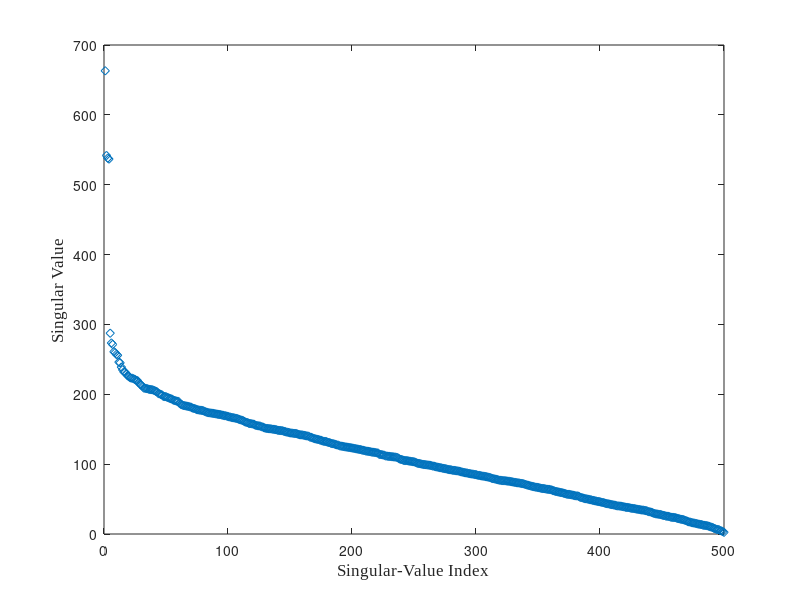

The MATLAB source for this figure: (Note: this script raises an error after producing the figure.)
%----------------------------------------------------------------------------------------------------
% "If you want to find the secrets of the universe, think in terms of energy, frequency & vibration."
%                                                            — Nikola Tesla
%----------------------------------------------------------------------------------------------------
% *[Overview]
%  This script evaluates the robustness of the SRSA  with respect to the specified K_guess value. 
%  The same complex-valued time series is analyzed using several K_guess values, and the resulting
%  diagnostic cross-sections at Q_L = 1 and L = N are compared in Figure (2).
%
% *[Caption for Figures]
%  Figure (1): Singular-value spectrum of the Hankel matrix constructed from the simulated time series
%
%  Figure (2):
%      Panel (a): diagnostic cross-sections with K_guess = 2.
%      Panel (b): diagnostic cross-sections with K_guess = 7.
%      Panel (c): diagnostic cross-sections with K_guess = 10.
%      Panel (d): diagnostic cross-sections with K_guess = 50.
%      Panel (e): diagnostic cross-sections with K_guess = 100.
%      Panel (f): diagnostic cross-sections with K_guess = 200.
%
%  Figure (3):
%      Panel (a): Normalized bilateral Fourier amplitude spectrum.
%      Panel (b): Full 2-D SRSA coherence response computed using K_true = 4, corresponding to the
%                 known number of complex exponential components in the simulated signal.
%
% *[Computational Environment]
%  The calculations were performed using MATLAB R2024b Update 3 on a workstation equipped with an
%  Intel Core i9-14900K processor (24 cores and 32 threads), 128 GB of RAM, and an NVIDIA GeForce
%  RTX 4090 D GPU with 24 GB of memory. The process-based parallel pool used eight workers. The
%  present implementation does not invoke GPU computing; therefore, the GPU did not contribute to
%  the reported runtimes.
%
% *[Representative Runtime]
%  The total wall-clock time for this demo was less than 1 minute on the stated workstation,
%  including numerical computation, parallel-pool initialization, and figure generation.
%----------------------------------------------------------------------------------------------------
% Author       :   Zhifeng Chen
% E-mail       :   zfchen@whu.edu.cn
% Created      :   2026-01-20
% Last updated :   2026-06-14
% Last updated :   2026-10-10
%====================================================================================================

%% Complex-valued sequences are used to display bilateral positive- and negative-frequency spectra.
clc;
clear;
close all

rng(20260025,'twister');                 % Fixed random seed for reproducibility

DeltaT = 1;                              % Sampling interval (s)
N      = 1000;                           % Total number of samples
time   = (0:N-1)*DeltaT;                 % Time (s)

% Each component has unit amplitude.
% The real and imaginary parts of the noise both have a standard deviation of 4.
yn = exp(1i*2*pi* 0.02*time) + ...
     exp(1i*2*pi*-0.05*time) + ...
     exp(1i*2*pi* 0.10*time) + ...
     exp(1i*2*pi*-0.45*time) + ...
     4*randn(1,N) + 1i*4*randn(1,N);

%% Singular-value spectrum
P = fix(N/2);                            % Number of Hankel columns
Q = N-P+1;                               % Number of Hankel rows

H = zeros(Q,P);                          % Initialize the Hankel matrix

for ii = 0:Q-1
    H(ii+1,:) = yn(ii+1:ii+P);           % Construct the Hankel matrix
end

singularV  = svd(H,'econ');              % Singular values in descending order
singularSN = (1:numel(singularV)).';      % Singular-value indices

%% Figure (1): singular-value spectrum
fig1 = figure(1);
clf(fig1);

plot(singularSN,singularV,'d');

xlabel('Singular-Value Index','FontName','Times New Roman','FontSize',12);

ylabel('Singular Value','FontName','Times New Roman','FontSize',12);

%% Fourier spectrum
Nfft = 3*N;
win  = hann(N);

% Bilateral frequency vector
FFTf = (-Nfft/2:Nfft/2-1).'/(Nfft*DeltaT);

% The coherent gain of the Hann window is corrected using sum(win).
FFTp = abs(fftshift(fft(yn(:).*win,Nfft)))/sum(win);

% Min-max normalization for comparison with the normalized SRSA spectrum
NormFFTp = (FFTp-min(FFTp))/(max(FFTp)-min(FFTp));

%% SRSA spectra
tic;
R  = 1;                                 % Frequency-grid oversampling factor
f0 = (0:R*N-1)/(DeltaT*N*R);

% Keep the input frequency grid unchanged for all SRSA calculations.
SRSbins = f0-f0(fix(R*N/2)+1);

K_guess1 = 2;
[SRSf,LVec1,SRSp1] = DoSRSA(yn,DeltaT,SRSbins,K_guess1,'AlgorithmMode','svd');

K_guess2 = 7;
[~,LVec2,SRSp2] = DoSRSA(yn,DeltaT,SRSbins,K_guess2,'AlgorithmMode','svd');

K_guess3 = 10;
[~,LVec3,SRSp3] = DoSRSA(yn,DeltaT,SRSbins,K_guess3,'AlgorithmMode','svd');

K_guess4 = 50;
[~,LVec4,SRSp4] = DoSRSA(yn,DeltaT,SRSbins,K_guess4,'AlgorithmMode','svd');

K_guess5 = 100;
[~,LVec5,SRSp5] = DoSRSA(yn,DeltaT,SRSbins,K_guess5,'AlgorithmMode','svd');

K_guess6 = 200;
[~,LVec6,SRSp6] = DoSRSA(yn,DeltaT,SRSbins,K_guess6,'AlgorithmMode','svd');

K_true = 4;
[~,Q_LVecTrue,SRSpTrue] = DoSRSA(yn,DeltaT,SRSbins,K_true,'AlgorithmMode','svd');
toc;
%%
fig2 = figure(2);clf(fig2);

set(fig2, ...
    'Units','centimeters', ...
    'Position',[3,3,24,18], ...
    'Color','w');

tiledlayout(fig2,6,1, ...
    'TileSpacing','compact', ...  
    'Padding','compact'); 

% subplot(a)
nexttile
plot(SRSf,SRSp1(1,:),'k-','LineWidth',1);
text(0.01,0.80,'(a)', ...
    'Units','normalized', ...
    'FontWeight','bold', ...
    'FontSize',10);
text(0.16,0.80, ...
    sprintf(['Diagnostic cross-section: ','$Q_L=1$, $L=N=1000$, $K_{guess}=%d$'],2), ...
    'Interpreter','latex', ...
    'Units','normalized', ...
    'FontSize',12, ...
    'FontWeight','bold');

% subplot(b)
nexttile
plot(SRSf,SRSp2(1,:),'k-','LineWidth',1);
text(0.01,0.80,'(b)', ...
    'Units','normalized', ...
    'FontWeight','bold', ...
    'FontSize',10);
text(0.16,0.80, ...
    sprintf(['Diagnostic cross-section: ','$Q_L=1$, $L=N=1000$, $K_{guess}=%d$'],7), ...
    'Interpreter','latex', ...
    'Units','normalized', ...
    'FontSize',12, ...
    'FontWeight','bold');

% subplot(c)
nexttile
plot(SRSf,SRSp3(1,:),'k-','LineWidth',1);
ylabel('Normalized Amplitude','FontName','Times New Roman','FontSize',12);
text(0.01,0.80,'(c)', ...
    'Units','normalized', ...
    'FontWeight','bold', ...
    'FontSize',10);
text(0.16,0.80, ...
    sprintf(['Diagnostic cross-section: ','$Q_L=1$, $L=N=1000$, $K_{guess}=%d$'],10), ...
    'Interpreter','latex', ...
    'Units','normalized', ...
    'FontSize',12, ...
    'FontWeight','bold');

% subplot(d)
nexttile
plot(SRSf,SRSp4(1,:),'k-','LineWidth',1);
text(0.01,0.80,'(d)', ...
    'Units','normalized', ...
    'FontWeight','bold', ...
    'FontSize',10);
text(0.16,0.80, ...
    sprintf(['Diagnostic cross-section: ','$Q_L=1$, $L=N=1000$, $K_{guess}=%d$'],50), ...
    'Interpreter','latex', ...
    'Units','normalized', ...
    'FontSize',12, ...
    'FontWeight','bold');

% subplot(e)
nexttile
plot(SRSf,SRSp5(1,:),'k-','LineWidth',1);
text(0.01,0.80,'(e)', ...
    'Units','normalized', ...
    'FontWeight','bold', ...
    'FontSize',10);
text(0.16,0.80, ...
    sprintf(['Diagnostic cross-section: ','$Q_L=1$, $L=N=1000$, $K_{guess}=%d$'],100), ...
    'Interpreter','latex', ...
    'Units','normalized', ...
    'FontSize',12, ...
    'FontWeight','bold');

% subplot(f)
nexttile
plot(SRSf,SRSp6(1,:),'k-','LineWidth',1);
xlabel('Frequency (Hz)','FontName','Times New Roman','FontSize',12)
text(0.01,0.80,'(f)', ...
    'Units','normalized', ...
    'FontWeight','bold', ...
    'FontSize',10);
text(0.16,0.80, ...
    sprintf(['Diagnostic cross-section: ','$Q_L=1$, $L=N=1000$, $K_{guess}=%d$'],200), ...
    'Interpreter','latex', ...
    'Units','normalized', ...
    'FontSize',12, ...
    'FontWeight','bold');

%% Figure (3)

fig3 = figure(3);clf(fig3);

set(fig3, ...
    'Units','centimeters', ...
    'Position',[3,3,36,12], ...
    'Color','w');

tiledlayout(fig3,1,2, ...
    'TileSpacing','compact', ...  
    'Padding','compact'); 

% subplot(a): normalized Fourier spectrum
nexttile;
plot(FFTf,NormFFTp,'k-','LineWidth',1);
ylim([0,1.2]);
xlabel('Frequency (Hz)','FontName','Times New Roman','FontSize',12);
ylabel('Normalized Amplitude','FontName','Times New Roman','FontSize',12);

text(0.04,0.90,'(a)', ...
    'Units','normalized', ...
    'FontName','Times New Roman', ...
    'FontWeight','bold', ...
    'FontSize',12);

xline([-0.45,-0.05,0.02,0.10],'r--');

legend('Fourier Spectrum', ...
    'Box','off', ...
    'FontName','Times New Roman', ...
    'FontSize',12);

% subplot(b): full 2D SRSA spectrum
nexttile;

pcolor(SRSf,Q_LVecTrue(:,2),SRSpTrue);
shading('interp');
colormap('pink');

xlabel('Frequency (Hz)','FontName','Times New Roman','FontSize',12);

ylabel('Subwindows $Q_L$','Interpreter','latex','FontName','Times New Roman','FontSize',12);

text(0.04,0.90,'(b)', ...
    'Units','normalized', ...
    'FontName','Times New Roman', ...
    'FontWeight','bold', ...
    'FontSize',12, ...
    'Color','w');

text(0.45,0.90,'Full 2D Coherence Response', ...
    'Units','normalized', ...
    'FontName','Times New Roman', ...
    'FontWeight','bold', ...
    'FontSize',12, ...
    'Color','w');

text(0.70,0.20, ...
    sprintf('$K_{true}=%d$',K_true), ...
    'Interpreter','latex', ...
    'Units','normalized', ...
    'FontSize',12, ...
    'FontWeight','bold', ...
    'Color','w');
